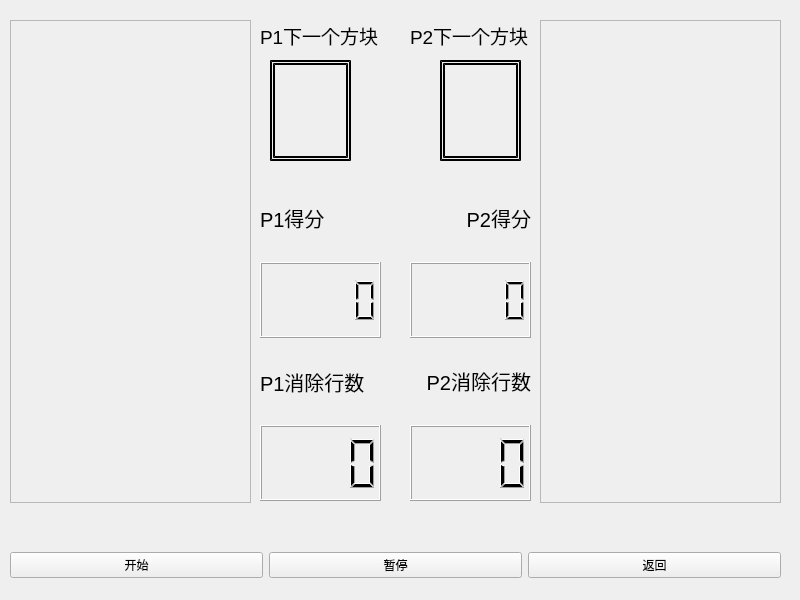
<?xml version="1.0" encoding="UTF-8"?>
<ui version="4.0">
 <class>Tetrixdoublewindow</class>
 <widget class="QWidget" name="Tetrixdoublewindow">
  <property name="geometry">
   <rect>
    <x>0</x>
    <y>0</y>
    <width>800</width>
    <height>600</height>
   </rect>
  </property>
  <property name="windowTitle">
   <string>Form</string>
  </property>
  <widget class="QLabel" name="next">
   <property name="geometry">
    <rect>
     <x>260</x>
     <y>10</y>
     <width>131</width>
     <height>51</height>
    </rect>
   </property>
   <property name="font">
    <font>
     <pointsize>14</pointsize>
    </font>
   </property>
   <property name="text">
    <string>P1下一个方块</string>
   </property>
  </widget>
  <widget class="QWidget" name="layoutWidget">
   <property name="geometry">
    <rect>
     <x>10</x>
     <y>540</y>
     <width>771</width>
     <height>51</height>
    </rect>
   </property>
   <layout class="QHBoxLayout" name="horizontalLayout">
    <item>
     <widget class="QPushButton" name="startButton">
      <property name="text">
       <string>开始</string>
      </property>
     </widget>
    </item>
    <item>
     <widget class="QPushButton" name="pauseButton">
      <property name="text">
       <string>暂停</string>
      </property>
     </widget>
    </item>
    <item>
     <widget class="QPushButton" name="quitButton">
      <property name="text">
       <string>返回</string>
      </property>
     </widget>
    </item>
   </layout>
  </widget>
  <widget class="QWidget" name="layoutWidget_2">
   <property name="geometry">
    <rect>
     <x>260</x>
     <y>180</y>
     <width>121</width>
     <height>321</height>
    </rect>
   </property>
   <layout class="QVBoxLayout" name="verticalLayout">
    <item>
     <widget class="QLabel" name="label_2">
      <property name="font">
       <font>
        <pointsize>15</pointsize>
       </font>
      </property>
      <property name="text">
       <string>P1得分</string>
      </property>
     </widget>
    </item>
    <item>
     <widget class="QLCDNumber" name="scoreLcd"/>
    </item>
    <item>
     <widget class="QLabel" name="label_3">
      <property name="font">
       <font>
        <pointsize>15</pointsize>
       </font>
      </property>
      <property name="text">
       <string>P1消除行数</string>
      </property>
     </widget>
    </item>
    <item>
     <widget class="QLCDNumber" name="linesLcd">
      <property name="digitCount">
       <number>4</number>
      </property>
     </widget>
    </item>
   </layout>
  </widget>
  <widget class="QLabel" name="nextPieceLabel">
   <property name="geometry">
    <rect>
     <x>270</x>
     <y>60</y>
     <width>81</width>
     <height>101</height>
    </rect>
   </property>
   <property name="styleSheet">
    <string notr="true">border: 5px double black;
</string>
   </property>
   <property name="text">
    <string>&lt;html&gt;&lt;head/&gt;&lt;body&gt;&lt;p align=&quot;center&quot;&gt;&lt;br/&gt;&lt;/p&gt;&lt;/body&gt;&lt;/html&gt;</string>
   </property>
   <property name="alignment">
    <set>Qt::AlignCenter</set>
   </property>
  </widget>
  <widget class="QLabel" name="nextPieceLabel_2">
   <property name="geometry">
    <rect>
     <x>440</x>
     <y>60</y>
     <width>81</width>
     <height>101</height>
    </rect>
   </property>
   <property name="styleSheet">
    <string notr="true">border: 5px double black;
</string>
   </property>
   <property name="text">
    <string>&lt;html&gt;&lt;head/&gt;&lt;body&gt;&lt;p align=&quot;center&quot;&gt;&lt;br/&gt;&lt;/p&gt;&lt;/body&gt;&lt;/html&gt;</string>
   </property>
   <property name="alignment">
    <set>Qt::AlignCenter</set>
   </property>
  </widget>
  <widget class="QLabel" name="next_2">
   <property name="geometry">
    <rect>
     <x>410</x>
     <y>10</y>
     <width>121</width>
     <height>51</height>
    </rect>
   </property>
   <property name="font">
    <font>
     <pointsize>14</pointsize>
    </font>
   </property>
   <property name="text">
    <string>P2下一个方块</string>
   </property>
  </widget>
  <widget class="QWidget" name="layoutWidget_3">
   <property name="geometry">
    <rect>
     <x>410</x>
     <y>180</y>
     <width>121</width>
     <height>321</height>
    </rect>
   </property>
   <layout class="QVBoxLayout" name="verticalLayout_2">
    <item>
     <widget class="QLabel" name="label_4">
      <property name="font">
       <font>
        <pointsize>15</pointsize>
       </font>
      </property>
      <property name="text">
       <string>&lt;html&gt;&lt;head/&gt;&lt;body&gt;&lt;p align=&quot;right&quot;&gt;P2得分&lt;/p&gt;&lt;/body&gt;&lt;/html&gt;</string>
      </property>
     </widget>
    </item>
    <item>
     <widget class="QLCDNumber" name="scoreLcd_2"/>
    </item>
    <item>
     <widget class="QLabel" name="label_5">
      <property name="font">
       <font>
        <pointsize>15</pointsize>
       </font>
      </property>
      <property name="text">
       <string>&lt;html&gt;&lt;head/&gt;&lt;body&gt;&lt;p align=&quot;right&quot;&gt;P2消除行数&lt;/p&gt;&lt;/body&gt;&lt;/html&gt;</string>
      </property>
     </widget>
    </item>
    <item>
     <widget class="QLCDNumber" name="linesLcd_2">
      <property name="digitCount">
       <number>4</number>
      </property>
     </widget>
    </item>
   </layout>
  </widget>
  <widget class="TetrixBoard1" name="board1">
   <property name="geometry">
    <rect>
     <x>10</x>
     <y>20</y>
     <width>241</width>
     <height>483</height>
    </rect>
   </property>
   <property name="frameShape">
    <enum>QFrame::StyledPanel</enum>
   </property>
   <property name="frameShadow">
    <enum>QFrame::Raised</enum>
   </property>
  </widget>
  <widget class="TetrixBoard2" name="board2">
   <property name="geometry">
    <rect>
     <x>540</x>
     <y>20</y>
     <width>241</width>
     <height>483</height>
    </rect>
   </property>
   <property name="frameShape">
    <enum>QFrame::StyledPanel</enum>
   </property>
   <property name="frameShadow">
    <enum>QFrame::Raised</enum>
   </property>
  </widget>
  <widget class="QLabel" name="image">
   <property name="geometry">
    <rect>
     <x>0</x>
     <y>0</y>
     <width>801</width>
     <height>601</height>
    </rect>
   </property>
   <property name="text">
    <string/>
   </property>
   <property name="scaledContents">
    <bool>true</bool>
   </property>
  </widget>
  <zorder>image</zorder>
  <zorder>next</zorder>
  <zorder>layoutWidget</zorder>
  <zorder>layoutWidget_2</zorder>
  <zorder>nextPieceLabel</zorder>
  <zorder>nextPieceLabel_2</zorder>
  <zorder>next_2</zorder>
  <zorder>layoutWidget_3</zorder>
  <zorder>board1</zorder>
  <zorder>board2</zorder>
 </widget>
 <customwidgets>
  <customwidget>
   <class>TetrixBoard1</class>
   <extends>QFrame</extends>
   <header location="global">tetrixboard1.h</header>
   <container>1</container>
  </customwidget>
  <customwidget>
   <class>TetrixBoard2</class>
   <extends>QFrame</extends>
   <header location="global">tetrixboard2.h</header>
   <container>1</container>
  </customwidget>
 </customwidgets>
 <resources/>
 <connections/>
</ui>
